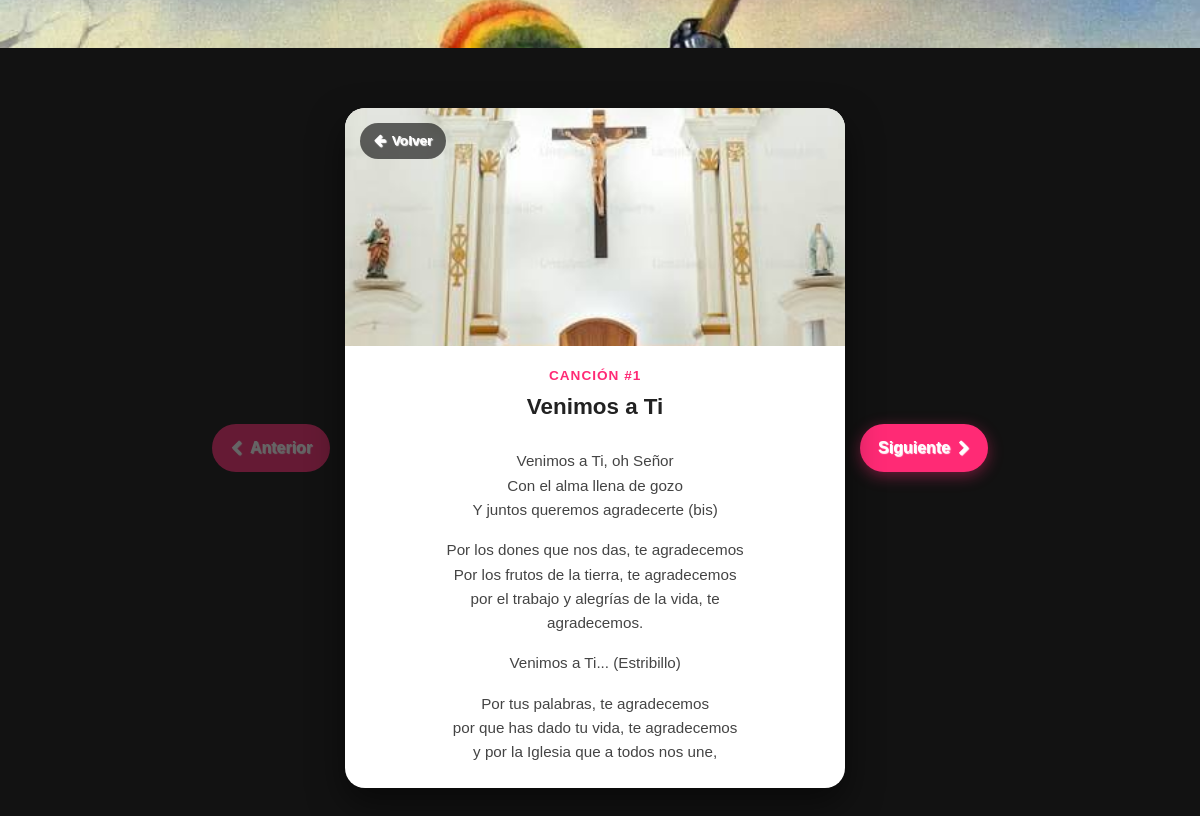
/canciones/1/, run on the app's committed database.
### Cancionero/models.py (models this page shows)
class Cancion(models.Model):
    titulo = models.CharField(max_length=200)
    contenido = models.TextField()

### Cancionero/views.py (the view)
# urls.py: path('canciones/<int:cancion_id>/', Cancionero.detalles_cancion,name='detalle_cancion')
def detalles_cancion(request,cancion_id):
    cancion = get_object_or_404(Cancion,id=cancion_id)
    cancion_anterior = Cancion.objects.filter(id__lt=cancion.id).order_by('-id').first()
    cancion_siguiente = Cancion.objects.filter(id__gt=cancion.id).order_by('id').first()
    context = {
        'cancion': cancion,
        'cancion_anterior_id': cancion_anterior.id if cancion_anterior else None,
        'cancion_siguiente_id': cancion_siguiente.id if cancion_siguiente else None,
    }
    return render(request, 'cancion.html', context)

### Cancionero/templates/cancion.html
{% extends "base.html" %}
{% load static %}
{% block content %}
<br>
<br>
<div class="pantalla-cancion">
    <div class="nav-lateral nav-izquierda">
        {% if cancion_anterior_id %}
            <a href="{% url 'detalle_cancion' cancion_anterior_id %}" class="btn-nav-flotante" title="Canción anterior">
                <i class="fa fa-chevron-left"></i>
                <span class="texto-nav">Anterior</span>
            </a>
        {% else %}
            <span class="btn-nav-flotante disabled">
                <i class="fa fa-chevron-left"></i>
                <span class="texto-nav">Anterior</span>
            </span>
        {% endif %}
    </div>
    <div class="tarjeta-cancion">
        <div class="tarjeta-imagen">
            <a href="{% url 'cancionero' %}" class="btn-volver" title="Volver a la lista">
                <i class="fa fa-arrow-left"></i> Volver
            </a>
            <img src="{% static 'img/Altar.jfif' %}" alt="Imagen de {{ cancion.titulo }}">
        </div>
        <div class="tarjeta-cuerpo">
            <span class="subtitulo">Canción #{{ cancion.id }}</span>
            <h2 class="titulo">{{ cancion.titulo }}</h2>
            <div class="contenido">
                <p>{{ cancion.contenido|linebreaks }}</p>
            </div>
        </div>
    </div>
    <div class="nav-lateral nav-derecha">
        {% if cancion_siguiente_id %}
            <a href="{% url 'detalle_cancion' cancion_siguiente_id %}" class="btn-nav-flotante" title="Siguiente canción">
                <span class="texto-nav">Siguiente</span>
                <i class="fa fa-chevron-right"></i>
            </a>
        {% else %}
            <span class="btn-nav-flotante disabled">
                <span class="texto-nav">Siguiente</span>
                <i class="fa fa-chevron-right"></i>
            </span>
        {% endif %}
    </div>
</div>
{% endblock %}

### static/css/estilos.css (style rules this page uses)
* { margin: 0; padding: 0; box-sizing: border-box; font-family: 'Monserrat', sans-serif; }
body { background-size: cover; background-position: 20% 20%; background-attachment: fixed; background-image: url("../img/SanJorge.jfif"); text-shadow: 1px 1px 1px white; }
*::before, *::after { box-sizing: border-box; }
.pantalla-cancion { display: flex; align-items: center; justify-content: center; width: 100%; min-height: 100vh; padding: 20px; box-sizing: border-box; gap: 15px; background-color: #121212; }
.tarjeta-cancion { width: 85%; max-width: 500px; height: 85vh; max-height: 85vh; background: #ffffff; border-radius: 20px; overflow: hidden; box-shadow: 0 15px 35px rgba(0, 0, 0, 0.5); display: flex; flex-direction: column; position: relative; }
.tarjeta-imagen { position: relative; width: 100%; height: 35%; min-height: 160px; overflow: hidden; flex-shrink: 0; }
.tarjeta-imagen img { width: 100%; height: 100%; object-fit: cover; }
.btn-volver { position: absolute; top: 15px; left: 15px; z-index: 5; background: rgba(0, 0, 0, 0.6); backdrop-filter: blur(4px); color: #ffffff; padding: 8px 14px; border-radius: 20px; text-decoration: none; font-size: 0.85rem; font-weight: 600; display: flex; align-items: center; gap: 6px; transition: background-color 0.2s ease, transform 0.2s ease; }
.tarjeta-cuerpo { padding: 20px; text-align: center; flex-grow: 1; display: flex; flex-direction: column; overflow: hidden; }
.subtitulo { color: #ff2a75; font-size: 0.85rem; font-weight: 700; text-transform: uppercase; letter-spacing: 1px; }
.titulo { margin: 8px 0 12px 0; font-size: 1.4rem; color: #222222; font-weight: 700; }
.contenido { color: #444444; font-size: 0.95rem; line-height: 1.6; overflow-y: auto; padding: 0 10px; flex-grow: 1; }
.nav-lateral { display: flex; align-items: center; justify-content: center; }
.btn-nav-flotante { background-color: #ff2a75; color: #ffffff; text-decoration: none; padding: 12px 18px; border-radius: 30px; font-weight: 600; display: flex; align-items: center; gap: 8px; box-shadow: 0 4px 15px rgba(255, 42, 117, 0.4); transition: background-color 0.2s ease, transform 0.2s ease; white-space: nowrap; }
.btn-nav-flotante.disabled { opacity: 0.35; cursor: not-allowed; box-shadow: none; }

### data on the page
Cancion: id "1", titulo "Venimos a Ti", contenido "Venimos a Ti, oh Señor Con el alma llena de gozo Y juntos queremos agradecerte (bis) Por los dones que nos das, te agradecemos Por los frutos de la tierra, te agradecemos por el trabajo y alegrías de la vida, te agradecemos. Venimos a Ti... (Estribillo) Por tus palabras, te agradecemos por que has dado tu vida, te agradecemos y por la Iglesia que a todos nos une,"
